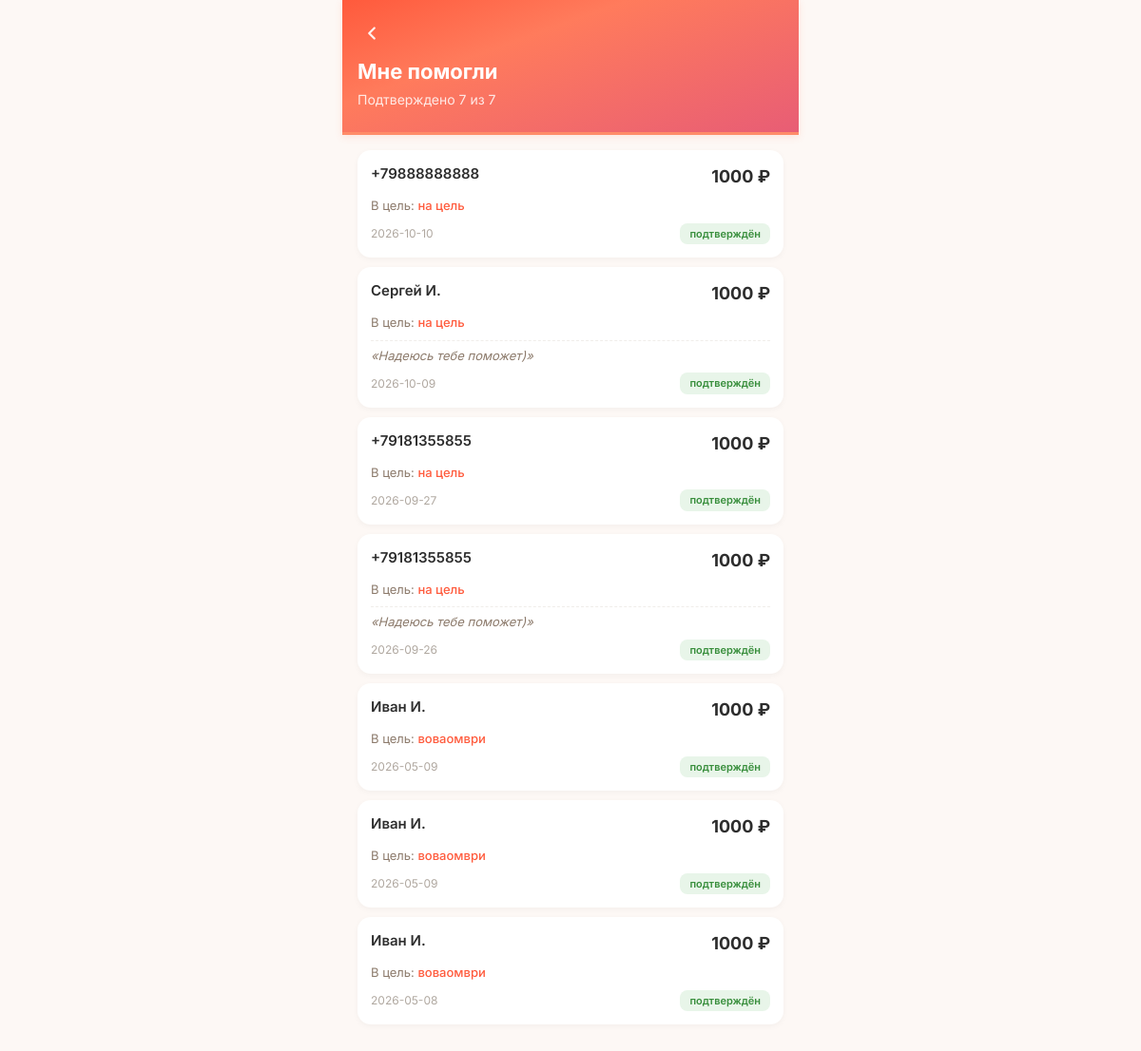
The app's page /profile/received (signed in), older data.
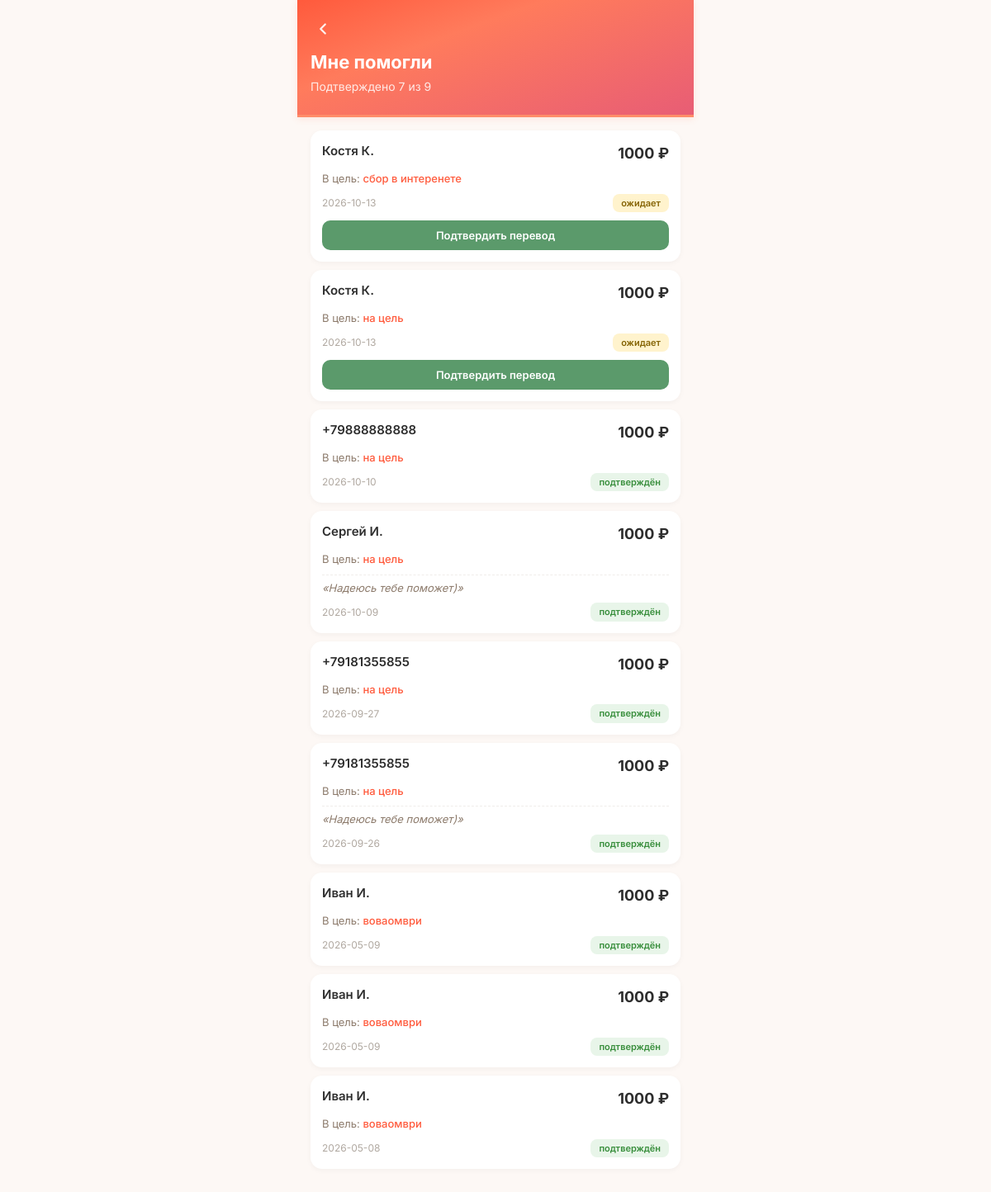
The same page, newer data.
### tables this page shows
CREATE TABLE donations (
            id INTEGER PRIMARY KEY AUTOINCREMENT,
            goal_id INTEGER NOT NULL,
            donor_id INTEGER NULL,
            amount_reported REAL NOT NULL,
            status TEXT NOT NULL CHECK(status IN ('donor_confirmed','recipient_confirmed','completed','disputed')),
            is_anonymous INTEGER DEFAULT 0,
            is_seed INTEGER DEFAULT 0,
            warm_word TEXT NULL,
            donor_confirmed_at TEXT DEFAULT (datetime('now')),
            recipient_confirmed_at TEXT NULL,
            completed_at TEXT NULL,
            dispute_reason TEXT NULL,
            donor_to_recipient_count INTEGER DEFAULT 1,
            referred_by INTEGER NULL, ip_address TEXT,
            FOREIGN KEY (goal_id) REFERENCES goals(id),
            FOREIGN KEY (donor_id) REFERENCES users(id)
        );

CREATE TABLE "goals" (
        id INTEGER PRIMARY KEY AUTOINCREMENT,
        user_id INTEGER NOT NULL,
        type TEXT NOT NULL CHECK(type IN ('super_blitz','blitz','serious','urgent','group')),
        title TEXT NOT NULL,
        description TEXT NULL,
        photo_url TEXT NULL,
        amount_goal REAL NOT NULL,
        amount_collected REAL DEFAULT 0.00,
        ends_at TEXT NULL,
        status TEXT DEFAULT 'draft' CHECK(status IN ('draft','active','frozen','completed','failed','lightning_failed','hidden')),
        trial_ends_at TEXT NULL,
        subscription_active_until TEXT NULL,
        last_boosted_at TEXT NULL,
        is_lightning INTEGER DEFAULT 0,
        lightning_started_at TEXT NULL,
        moderation_status TEXT DEFAULT 'pending',
        completion_type TEXT DEFAULT 'organic',
        is_seed INTEGER DEFAULT 0,
        views_count INTEGER DEFAULT 0,
        views_24h INTEGER DEFAULT 0,
        donations_count INTEGER DEFAULT 0,
        donations_24h INTEGER DEFAULT 0,
        created_at TEXT DEFAULT (datetime('now')), photos TEXT, moderation_comment TEXT, moderated_at TEXT, moderated_by INTEGER, resubmission_count INTEGER DEFAULT 0, is_resubmission INTEGER DEFAULT 0, rejection_categories TEXT,
        FOREIGN KEY (user_id) REFERENCES users(id)
    );

### main.py (the view)
@app.route('/profile/received')
@login_required
def profile_received():
    user = get_current_user()
    db = get_db()
    donations = db.execute("""
        SELECT d.*,
               CASE WHEN d.is_anonymous = 1 OR d.donor_id IS NULL THEN NULL
                    ELSE COALESCE(u.name, '+' || u.phone)
               END as donor_name,
               g.title as goal_title,
               g.id as goal_id
        FROM donations d
        JOIN goals g ON d.goal_id = g.id
        LEFT JOIN users u ON d.donor_id = u.id
        WHERE g.user_id = ?
        ORDER BY d.donor_confirmed_at DESC
    """, (user['id'],)).fetchall()
    total = len(donations)
    approved = sum(1 for d in donations if d['status'] in ('recipient_confirmed', 'completed'))
    db.close()
    return render_template('profile_donations.html',
        mode='received',
        donations=donations,
        total=total,
        approved=approved,
        user=user)

### main.py (called while the page is built)
def get_current_user():
    if 'user_id' in session:
        db = get_db()
        try:
            user = db.execute("SELECT * FROM users WHERE id = ?", (session['user_id'],)).fetchone()
            return user
        except:
            return None
        finally:
            db.close()
    return None

def login_required(f):
    @wraps(f)
    def wrap(*args, **kwargs):
        if 'user_id' not in session:
            flash('Сначала войдите в аккаунт.', 'warning')
            return redirect(url_for('login'))
        return f(*args, **kwargs)
    return wrap

### models.py (called while the page is built)
def get_db():
    conn = sqlite3.connect(DATABASE, timeout=10)
    conn.row_factory = sqlite3.Row
    conn.execute("PRAGMA journal_mode=WAL")
    conn.execute("PRAGMA synchronous=NORMAL")
    conn.execute("PRAGMA busy_timeout=5000")
    conn.execute("PRAGMA foreign_keys = ON")
    return conn

### templates/profile_donations.html (shortened to what this page needs)
<!DOCTYPE html>
<html lang="ru">
<head>
    <link rel="stylesheet" href="/static/style.css?v=7">
</head>
<body>
    <div class="container">
        <div class="page-header">
            <button class="goal-back" onclick="goBack()" aria-label="Назад">
                <svg viewBox="0 0 24 24" fill="none" stroke="currentColor" stroke-width="2.5" stroke-linecap="round" stroke-linejoin="round"><polyline points="15 18 9 12 15 6"></polyline></svg>
            </button>
            <h1>{% if mode == 'received' %}Мне помогли{% else %}Я помог{% endif %}</h1>
            <div class="summary">
                {% if mode == 'received' %}
                    Подтверждено {{ approved }} из {{ total }}
                {% else %}
                    Подтвердили {{ approved }} из {{ total }}
                {% endif %}
            </div>
        </div>
        <div class="donations-list">
            {% if donations %}
                {% for d in donations %}
                <div class="donation-card">
                    <div class="donation-top">
                        <div class="donation-who">
                            {% if mode == 'received' %}
                                {{ d.donor_name or 'Аноним' }}
                            {% else %}
                                {{ d.recipient_name or 'Получатель' }}
                            {% endif %}
                        </div>
                        <div class="donation-amount">{{ "%.0f"|format(d.amount_reported) }} ₽</div>
                    </div>
                    <div class="donation-goal">
                        {% if mode == 'received' %}
                            В цель: <a href="/goal/{{ d.goal_id }}">{{ d.goal_title }}</a>
                        {% else %}
                            Цель: <a href="/goal/{{ d.goal_id }}">{{ d.goal_title }}</a>
                        {% endif %}
                    </div>
                    {% if d.warm_word %}
                    <div class="warm-word">«{{ d.warm_word }}»</div>
                    {% endif %}
                    <div class="donation-meta">
                        <span>{{ d.donor_confirmed_at[:10] }}</span>
                        {% if d.status == 'donor_confirmed' %}
                            <span class="status-badge status-pending">ожидает</span>
                        {% elif d.status == 'recipient_confirmed' %}
                            <span class="status-badge status-approved">подтверждён</span>
                        {% elif d.status == 'completed' %}
                            <span class="status-badge status-approved">засчитан</span>
                        {% endif %}
                    </div>
                    {% if mode == 'received' and d.status == 'donor_confirmed' %}
                    <button type="button" class="confirm-btn" onclick="confirmDonation({{ d.id }}, this)">Подтвердить перевод</button>
                    {% endif %}
                </div>
                {% endfor %}
            {% endif %}
        </div>
    </div>
</body>
</html>

Row changes from the older to the newer data that the page shows:
added donations: donor_name "Костя К.", amount_reported "1000", goal_title "сбор в интеренете", donor_confirmed_at "2026-10-13", status "ожидает"
added donations: donor_name "Костя К.", amount_reported "1000", goal_title "на цель", donor_confirmed_at "2026-10-13", status "ожидает"
Text that changed along with them:
{{ total }}: "7" → "9"
